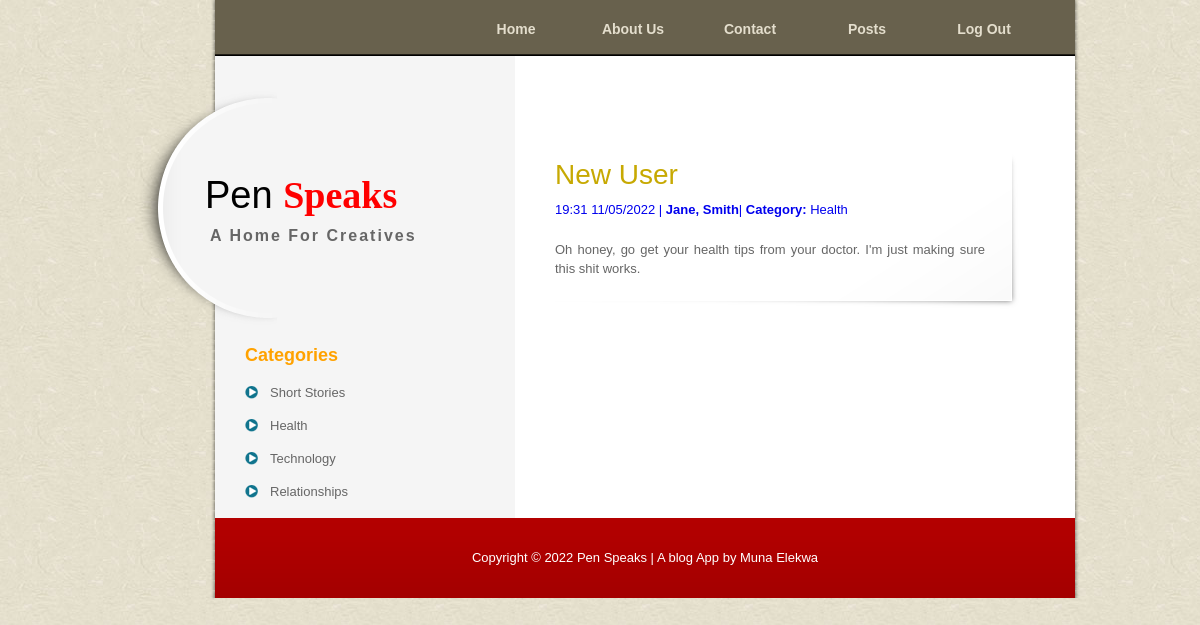
/post/3 (signed in), run on the app's committed database.
### models.py (models this page shows, shortened)
class Blogpost(db.Model):
    id = db.Column(db.Integer, primary_key=True)
    title = db.Column(db.String(255), nullable=False)
    content = db.Column(db.Text, nullable=False)
    category = db.Column(db.String(255), nullable=False)
    date_posted = db.Column(db.DateTime, nullable=False, default=datetime.utcnow)
    user_id = db.Column(db.Integer, db.ForeignKey('user.id'))

class User(db.Model, UserMixin):
    id = db.Column(db.Integer(), primary_key=True)
    firstname = db.Column(db.String(255), nullable=False)
    lastname = db.Column(db.String(255), nullable=False)
    email = db.Column(db.String(255), nullable=False, unique=True)
    password = db.Column(db.String(60), nullable=False)
    posts = db.relationship('Blogpost', backref='author', lazy=True)

### app.py (the view)
@app.route('/post/<int:post_id>')
def post(post_id):
    post = Blogpost.query.get_or_404(post_id)
    return render_template('blog_post.html', post=post)

### app.py (called while the page is built)
@login_manager.user_loader
def load_user(user_id):
    return User.query.get(int(user_id))

### templates/blog_post.html (shortened to what this page needs)
{% extends 'layout.html' %}
{% block nav %}
{% if current_user.is_authenticated %}
    <ul>
        <li><a href="/">Home</a></li>
        <li><a href="/about">About Us</a></li>
        <li><a href="/contact">Contact</a></li>
        <li><a href="/my posts">Posts</a></li>
        <li><a href="/login">Log Out</a></li>
    </ul>
{% endif %}
{% endblock nav %}
{% block content %}
<div class="post_section">
    {% if post.user_id == current_user.id %}
        <h2>{{ post.title }}</h2>
        <p>{{ post.date_posted.strftime("%H:%M  %m/%d/%Y") }} | <strong>{{post.author.firstname}} {{ post.author.lastname}}</strong>| <strong>Category:</strong> <a href="{{ url_for('cat', post_cat=post.category) }}">{{ post.category }}</a></p>
        <p>{{ post.content }}</p>
        <div class="update">
            <button><a href="{{ url_for('edit_post', post_id=post.id) }}">Edit</a></button>
            <button><a href="{{ url_for('del_post', post_id=post.id) }}">Delete</a></button>
        </div>
    {% else %}
    <h2>{{ post.title }}</h2>
    <p>{{ post.date_posted.strftime("%H:%M  %m/%d/%Y") }} | <strong>{{post.author.firstname}}, {{ post.author.lastname}}</strong>| <strong>Category:</strong> <a href="{{ url_for('cat', post_cat=post.category) }}">{{ post.category }}</a></p>
    <p>{{ post.content }}</p>
    {% endif %}
</div>
{% endblock content %}

### static/style.css (style rules this page uses)
body { margin: 0px; padding: 0px; color: #666; font-family: Helevetica,Arial,sans-serif; font-size: 13px; line-height:1.5em; background-image: url(images/templatemo_body.jpg); background-repeat: repeat; }
a, a:link, a:visited { text-decoration: none; }
p { margin: 0px; padding: 0 0 10px 0; }
h2 { font-size: 28px; font-weight: normal; line-height: 28px; margin: 0 0 30px 0; padding: 0; color: #c7a902; }
#templatemo_menu ul { float: right; margin: 0; padding: 0; list-style: none; }
#templatemo_menu ul li { padding: 0px; margin: 0px; display: inline; }
#templatemo_menu ul li a { float: left; display: block; width: 112px; height: 48px; padding: 0; margin: 0 5px 0 0 ; font-size: 14px; text-align: center; text-decoration: none; color: #e4decd; font-weight: bold; outline: none; border: none; }
.post_section { clear: both; position: relative; padding: 0 60px 10px 0; margin: 40px 0; background: url(images/templatemo_post_bottom.png) bottom left no-repeat; }
.post_section h2 { margin: 0; padding: 10px 0 10px 0; line-height: 30px; }
.post_section p { text-align: justify; margin-bottom: 10px; }

### data on the page
Blogpost: title "New User", date_posted "19:31 11/05/2022", category "Health", content "Oh honey, go get your health tips from your doctor. I'm just making sure this shit works."
User: author.firstname "Jane", author.lastname "Smith"
